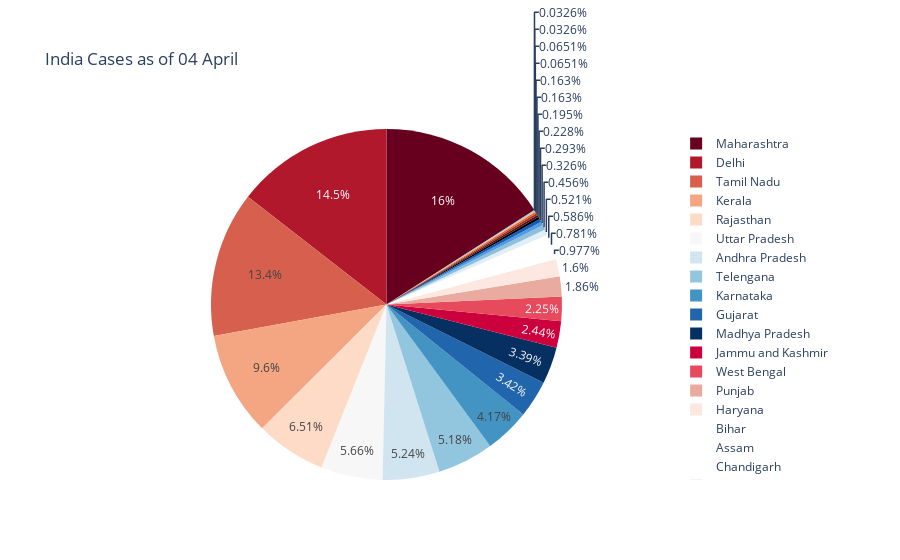

Write notebook code for a chart like this one.
### Code cell
fig = px.pie(df_india[df_india['Date']=='04/04/20'], values='Confirmed', names='State/UnionTerritory',color_discrete_sequence=px.colors.sequential.RdBu,title='India Cases as of 04 April')
fig.show()

### Figure 1 — Plotly figure (JSON) as saved in the notebook; plotly's stock layout.template omitted (floating-point values rounded to 4 significant figures)
{"data": [{"domain": {"x": [0, 1], "y": [0, 1]}, "hoverlabel": {"namelength": 0}, "hovertemplate": "State/UnionTerritory=%{label}<br>Confirmed=%{value}", "labels": ["Andhra Pradesh", "Andaman and Nicobar Islands", "Arunachal Pradesh", "Assam", "Bihar", "Chandigarh", "Chhattisgarh", "Delhi", "Goa", "Gujarat", "Haryana", "Himachal Pradesh", "Jammu and Kashmir", "Jharkhand", "Karnataka", "Kerala", "Ladakh", "Madhya Pradesh", "Maharashtra", "Manipur", "Mizoram", "Odisha", "Puducherry", "Punjab", "Rajasthan", "Tamil Nadu", "Telengana", "Uttarakhand", "Uttar Pradesh", "West Bengal"], "legendgroup": "", "name": "", "showlegend": true, "type": "pie", "values": [161, 10, 1, 24, 30, 18, 9, 445, 7, 105, 49, 6, 75, 2, 128, 295, 14, 104, 490, 2, 1, 5, 5, 57, 200, 411, 159, 16, 174, 69]}], "layout": {"legend": {"tracegroupgap": 0}, "piecolorway": ["rgb(103,0,31)", "rgb(178,24,43)", "rgb(214,96,77)", "rgb(244,165,130)", "rgb(253,219,199)", "rgb(247,247,247)", "rgb(209,229,240)", "rgb(146,197,222)", "rgb(67,147,195)", "rgb(33,102,172)", "rgb(5,48,97)"], "title": {"text": "India Cases as of 04 April"}}}
